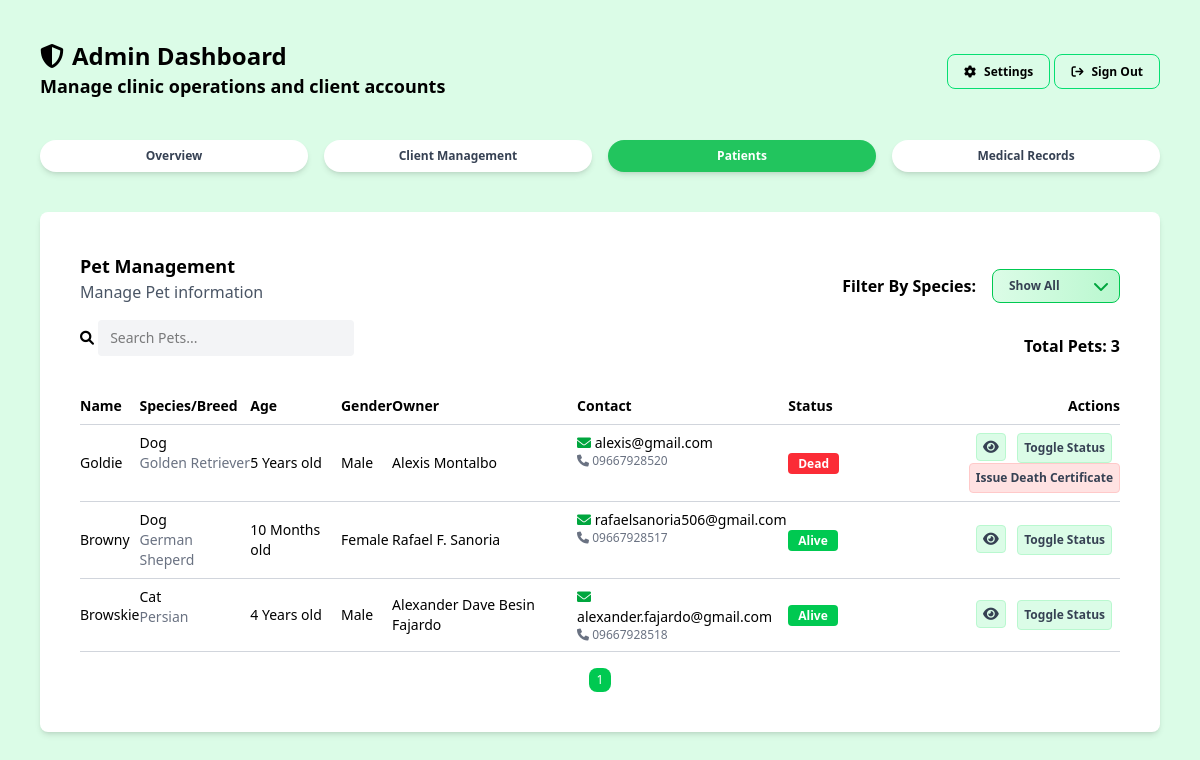
Screenshot of /admin/pet-management.php (signed in) with the database file from the repository.
### tables this page shows
CREATE TABLE `pets` (
  `id` int(10) UNSIGNED NOT NULL,
  `owner_id` bigint(20) DEFAULT NULL,
  `name` text NOT NULL,
  `species` text NOT NULL,
  `breed` text DEFAULT NULL,
  `age` int(11) DEFAULT NULL,
  `age_unit` enum('Days','Months','Years') DEFAULT NULL,
  `gender` enum('Male','Female') DEFAULT NULL,
  `weight` decimal(5,2) DEFAULT NULL,
  `weight_unit` enum('Kg','Lbs') DEFAULT NULL,
  `color` varchar(255) DEFAULT NULL,
  `birth_date` date DEFAULT NULL,
  `notes` longtext DEFAULT NULL,
  `registered_at` timestamp NOT NULL DEFAULT current_timestamp() ON UPDATE current_timestamp(),
  `status` enum('Alive','Dead') NOT NULL DEFAULT 'Alive'
);

CREATE TABLE `owners` (
  `id` bigint(20) NOT NULL,
  `user_id` bigint(20) DEFAULT NULL,
  `name` text NOT NULL,
  `email` text DEFAULT NULL,
  `phone` varchar(32) DEFAULT NULL,
  `emergency` varchar(32) DEFAULT NULL,
  `address` longtext NOT NULL,
  `created_at` timestamp NOT NULL DEFAULT current_timestamp(),
  `status` enum('Active','Inactive') NOT NULL DEFAULT 'Active'
);

CREATE TABLE `death_records` (
  `id` int(11) NOT NULL,
  `pet_id` int(11) UNSIGNED NOT NULL,
  `date_of_death` date NOT NULL,
  `time_of_death` time NOT NULL,
  `cause_of_death` text DEFAULT NULL,
  `recorded_by` text DEFAULT NULL,
  `location_of_death` varchar(255) DEFAULT NULL,
  `remarks` text DEFAULT NULL,
  `created_at` datetime DEFAULT current_timestamp(),
  `updated_at` datetime DEFAULT current_timestamp(),
  `certificate_issued` tinyint(1) DEFAULT 0,
  `certificate_number` varchar(50) DEFAULT NULL,
  `certificate_date` date DEFAULT NULL,
  `issued_by` bigint(20) DEFAULT NULL
);

### helpers/fetch.php (called while the page is built, shortened)
<?php
function fetchAllData(PDO $pdo, string $query, array $params = []): array
{
    $stmt = $pdo->prepare($query);
    $stmt->execute($params);
    return $stmt->fetchAll(PDO::FETCH_ASSOC);
}

### admin/pet-management.php (the view, shortened to what this page needs)
<?php
include_once __DIR__ . '/../config/config.php';
require_once __DIR__ . '/../helpers/fetch.php';
?>
<!DOCTYPE html>
<html lang="en">
<head>
    <link rel="stylesheet" href="../assets/css/global.css">
    <link rel="stylesheet" href="../assets/css/output.css">
    <link rel="stylesheet" href="https://cdnjs.cloudflare.com/ajax/libs/font-awesome/6.0.0-beta3/css/all.min.css">
</head>
<body class="bg-green-100 w-full min-h-screen overflow-y-auto">
    <?php include_once '../includes/admin-header.php'; ?>
    <main class="p-10 max-w-[1400px] mx-auto">
        <section class="p-10 bg-white rounded-lg shadow-md">
            <div class="mb-4 flex items-center justify-between">
                <div>
                    <h3 class="font-semibold text-lg">Pet Management</h3>
                    <h4 class="text-gray-600">Manage Pet information</h4>
                </div>
                <div class="flex justify-between items-center space-x-4">
                    <h3 class="relative inline-block mt-4 font-semibold">Filter By Species:</h3>
                    <div class="relative inline-block mt-4">
                        <select id="speciesFilter"
                            class="appearance-none cursor-pointer w-32 px-4 py-2 pr-8 rounded-lg text-xs font-semibold text-gray-700
                                    bg-gradient-to-r from-green-100 to-green-200 border border-green-500
                                    hover:from-green-200 hover:to-green-300 focus:outline-none focus:ring-2 focus:ring-green-400 transition">
                            <option value="">Show All</option>
                        </select>
                        <span class="absolute right-3 top-1/2 transform -translate-y-1/2 pointer-events-none">
                            <i class="fa-solid fa-chevron-down text-green-600"></i>
                        </span>
                    </div>
                </div>
            </div>
            <div class="flex justify-between items-center">
                <div class="mb-4">
                    <form>
                        <i class="fa-solid fa-search text-sm"></i>
                        <input type="search" id="search" placeholder="Search Pets..."
                            class="bg-gray-100 rounded px-3 py-2 mb-4 text-sm w-64">
                    </form>
                </div>
                <div class="mb-4">
                    <h3 class="font-semibold"></h3>
                </div>
            </div>
            <table class="w-full border-collapse">
                <thead>
                    <tr class="text-sm text-left border-b border-gray-300">
                        <th class="font-semibold py-2">Name</th>
                        <th class="font-semibold py-2">Species/Breed</th>
                        <th class="font-semibold py-2">Age</th>
                        <th class="font-semibold py-2">Gender</th>
                        <th class="font-semibold py-2">Owner</th>
                        <th class="font-semibold py-2">Contact</th>
                        <th class="font-semibold py-2">Status</th>
                        <th class="text-right font-semibold py-2">Actions</th>
                    </tr>
                </thead>
                <tbody id="petsBody">
                    <?php
                    $pets = fetchAllData(
                        $pdo,
                        "SELECT p.id AS pet_id, p.name AS pet_name, p.species, p.breed, p.age, p.age_unit, p.gender, p.color, p.weight, p.weight_unit, p.birth_date , p.notes, p.status, dr.id AS death_record_id, dr.cause_of_death, dr.date_of_death, dr.time_of_death, dr.recorded_by, dr.location_of_death, dr.remarks, dr.certificate_number, dr.certificate_date, dr.certificate_issued, dr.issued_by,
                                o.name AS owner_name, o.phone AS owner_phone, o.email AS owner_email
                         FROM pets p
                         LEFT JOIN owners o ON p.owner_id = o.id
                         LEFT JOIN death_records dr ON p.id = dr.pet_id"
                    );
                    $status = [
                        'Alive' => ['bg' => 'bg-green-500', 'color' => 'text-white'],
                        'Dead' => ['bg' => 'bg-red-500', 'color' => 'text-white']
                    ];
                    foreach ($pets as $row) {
                        $speciesLower = strtolower(trim($row['species']));
                        $Type = $row['status'];
                        $typeinfo = $status[$Type];
                        echo "<tr class='border-b border-gray-300 hover:bg-green-50 text-sm' data-species='{$speciesLower}'>";
                        echo "<td class='py-2'>{$row['pet_name']}</td>";
                        echo "<td class='py-2 flex flex-col'>
                                <span>{$row['species']}</span>
                                <span class='text-gray-500'>{$row['breed']}</span>
                              </td>";
                        echo "<td class='py-2'>{$row['age']} <span>{$row['age_unit']}</span> old</td>";
                        echo "<td class='py-2'>{$row['gender']}</td>";
                        echo "<td class='py-2'>{$row['owner_name']}</td>";
                        echo "<td class='flex flex-col py-2'>
                                <span><i class='fa-solid fa-envelope text-green-600'></i> {$row['owner_email']}</span>
                                <span class='text-gray-500 text-xs'><i class='fa-solid fa-phone'></i> {$row['owner_phone']}</span>
                              </td>";
                        echo '<td class="py-2"><span class="' . $typeinfo['bg'] . ' ' . $typeinfo['color'] . ' text-xs font-semibold px-2.5 py-0.5 rounded">' . $row['status'] . '</td>';
                        echo "<td class='text-right py-2'>
                                <button
                                    data-modal='viewModal'
                                    data-id='" . $row['pet_id'] . "'
                                    data-name='" . htmlspecialchars($row['pet_name'] ?? '') . "'
                                    data-species='" . htmlspecialchars($row['species'] ?? '') . "'
                                    data-breed='" . htmlspecialchars($row['breed'] ?? '') . "'
                                    data-age='" . htmlspecialchars($row['age'] ?? '') . "'
                                    data-ageunit='" . htmlspecialchars($row['age_unit'] ?? '') . "'
                                    data-gender='" . htmlspecialchars($row['gender'] ?? '') . "'
                                    data-color='" . htmlspecialchars($row['color'] ?? '') . "'
                                    data-weight='" . htmlspecialchars($row['weight'] ?? '') . "'
                                    data-weightunit='" . htmlspecialchars($row['weight_unit'] ?? '') . "'
                                    data-notes='" . htmlspecialchars($row['notes'] ?? '') . "'
                                    data-birthdate ='" . htmlspecialchars($row['birth_date']) . "'
                                    data-status='" . htmlspecialchars($row['status'] ?? '') . "'
                                    data-deathreason='" . htmlspecialchars($row['cause_of_death']) . "'
                                    data-deathdate='" . htmlspecialchars($row['date_of_death']) . "'
                                    data-deathtime='" . htmlspecialchars($row['time_of_death']) . "'
                                    data-deathlocation='" . htmlspecialchars($row['location_of_death']) . "'
                                    data-recordedby='" . htmlspecialchars($row['recorded_by']) . "'
                                    data-remarks='" . htmlspecialchars($row['remarks']) . "'
                                    data-owner='" . htmlspecialchars($row['owner_name'] ?? '') . "'
                                    data-email='" . htmlspecialchars($row['owner_email'] ?? '') . "'
                                    data-phone='" . htmlspecialchars($row['owner_phone'] ?? '') . "'
                                    class='open-modal fa-solid fa-eye cursor-pointer text-gray-700 mr-2 bg-green-100 p-1.5 border rounded border-green-200 hover:bg-green-300'>
                                </button>
                                <button class='open-status-modal cursor-pointer font-semibold text-xs text-gray-700 mr-2 bg-green-100 p-1.5 border rounded border-green-200 hover:bg-green-300'  data-id='" . $row['pet_id'] . "'  data-name='" . htmlspecialchars($row['pet_name'] ?? '') . "'>Toggle Status</button>";
                        if (isset($row['status']) && strtolower($row['status']) === 'dead' && !empty($row['death_record_id'])) {
                            echo "
        <button
            class='issue-certificate-btn cursor-pointer font-semibold text-xs text-gray-700 bg-red-100 p-1.5 border rounded border-red-200 hover:bg-red-300'
            data-death-record-id='" . htmlspecialchars($row['death_record_id']) . "'
            data-death-certificate-number='" . htmlspecialchars($row['certificate_number']) . "'
            data-pet-name='" . htmlspecialchars($row['pet_name']) . "'
        >
            Issue Death Certificate
        </button>";
                        }
                        echo "</td>";
                        echo "</tr>";
                    }
                    ?>
                </tbody>
            </table>
            <div id="pagination" class="flex justify-center space-x-2 mt-4"></div>
        </section>
    </main>
</body>
</html>

### includes/admin-header.php (shortened to what this page needs)
<header class="max-w-[1400px] mx-auto">
    <section class="p-10 w-full flex items-center justify-between">
        <div>
            <div class="flex items-center space-x-2">
                <i class="fa-solid fa-shield text-2xl"></i>
                <h1 class="font-bold text-2xl">Admin Dashboard</h1>
            </div>
            <h2 class="text-lg font-semibold">Manage clinic operations and client accounts</h2>
        </div>
        <div>
            <a href="../admin/admin-settings.php"
                class="text-gray text-xs font-semibold border border-green-400 px-4 py-2 rounded-lg hover:bg-green-300 <?= basename($_SERVER['PHP_SELF']) == 'admin-settings.php' ? 'settings-active' : '' ?>"><i
                    class="fa-solid fa-cog mr-2"></i>Settings</a>
            <a class="text-gray text-xs font-semibold border border-green-400 px-4 py-2 rounded-lg hover:bg-green-300"
                href="../logout.php"><i class="fa-solid fa-arrow-right-from-bracket mr-2"></i>Sign Out</a>
        </div>
    </section>
    <div class="px-10 w-full flex items-center justify-between">
        <nav class="w-full">
            <ul class="flex space-x-4 text-gray-700 text-xs font-semibold">
                <a href="../admin/admin-dashboard.php"
                    class="flex-1 text-center shadow-md font-semibold py-2 rounded-full border-none duration-200 hover:border-green-500 <?= basename($_SERVER['PHP_SELF']) == 'admin-dashboard.php' ? 'active' : 'bg-white' ?>">
                    <li>Overview</li>
                </a>
                <a href="../admin/client-management.php"
                    class="flex-1 text-center shadow-md font-semibold py-2 rounded-full border-none duration-200 hover:border-green-500 <?= basename($_SERVER['PHP_SELF']) == 'client-management.php' ? 'active' : 'bg-white' ?>">
                    <li>Client Management</li>
                </a>
                <a href="../admin/pet-management.php"
                    class="flex-1 text-center shadow-md font-semibold py-2 rounded-full border-none duration-200 hover:border-green-500 <?= basename($_SERVER['PHP_SELF']) == 'pet-management.php' ? 'active' : 'bg-white' ?>">
                    <li>Patients</li>
                </a>
                <a href="../admin/medical-records.php"
                    class="flex-1 text-center shadow-md font-semibold py-2 rounded-full border-none duration-200 hover:border-green-500 <?= basename($_SERVER['PHP_SELF']) == 'medical-records.php' ? 'active' : 'bg-white' ?>">
                    <li>Medical Records</li>
                </a>
            </ul>
        </nav>
    </div>
</header>

### includes/admin-header.php (style rules this page uses)
.active { background-color: #22c55e; color: white; border-color: #22c55e; }

### rows the page displays
pets: name "Goldie", species "Dog", breed "Golden Retriever", age "5", age_unit "Years", gender "Male", owner.name "Alexis Montalbo", owner.email "alexis@gmail.com", owner.phone "09667928520", status "Dead"
pets: name "Browny", species "Dog", breed "German Sheperd", age "10", age_unit "Months", gender "Female", owner.name "Rafael F. Sanoria", owner.email "rafaelsanoria506@gmail.com", owner.phone "09667928517", status "Alive"
pets: name "Browskie", species "Cat", breed "Persian", age "4", age_unit "Years", gender "Male", owner.name "Alexander Dave Besin Fajardo", owner.email "alexander.fajardo@gmail.com", owner.phone "09667928518", status "Alive"
